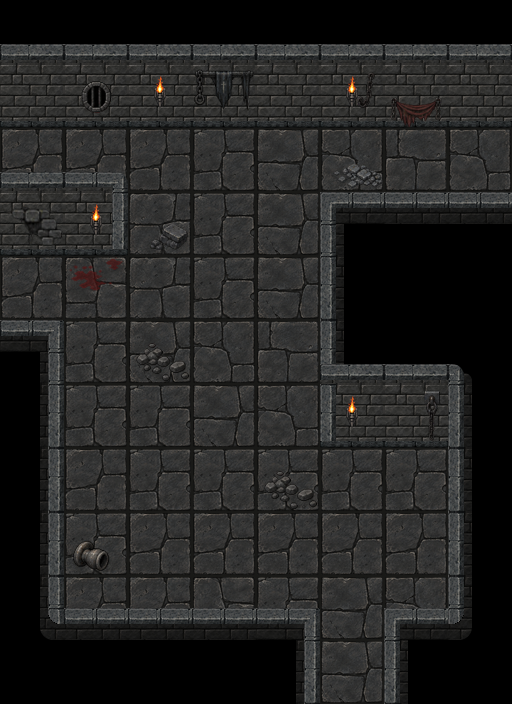

Tiled map render using the project's own tile images. Description and the whole map definition, tile-layer contents included, below:
An orthogonal 8x11 tile map with 64x64 px tiles, 7 tile layers (Ground, WallsFront_01, WallsBack_02, WallsBack_01, ...), 5 tilesets and 12 objects (exit_south, exit_west_upper, exit_west_lower, exit_east).

<map version="1.10" tiledversion="1.12.2" orientation="orthogonal" renderorder="right-down" width="8" height="11" tilewidth="64" tileheight="64" infinite="0" nextlayerid="12" nextobjectid="15">
 <properties>
  <property name="enemy_spawn_mode" type="bool" value="true" />
 </properties>
 <tileset firstgid="1" source="../../act3_floor_64.tsx" />
 <tileset firstgid="9" source="../../my_tiles_textured.tsx" />
 <tileset firstgid="182" source="../../torches/torches.tsx" />
 <tileset firstgid="186" source="../../items.tsx" />
 <tileset firstgid="354" source="../../torches/floor_ember_bowl.tsx" />
 <layer id="1" name="Ground" width="8" height="11">
  <data encoding="csv">
0,0,0,0,0,0,0,0,
1,5,1,1,2,3,4,4,
5,5,5,1,2,3,4,3,
5,6,7,1,2,0,0,0,
5,6,7,1,2,0,0,0,
0,1,2,3,4,0,0,0,
0,1,1,2,3,4,4,0,
0,5,1,1,1,1,1,0,
0,1,5,5,5,5,5,0,
0,5,5,6,1,2,3,0,
0,0,0,0,0,2,0,0
</data>
 </layer>
 <layer id="3" name="WallsFront_01" width="8" height="11">
  <data encoding="csv">
0,0,0,0,0,0,0,0,
0,0,0,0,0,0,0,0,
10,64,0,0,0,0,0,0,
0,0,0,0,0,0,0,0,
0,0,0,0,0,0,0,0,
0,0,0,0,0,0,0,0,
0,0,0,0,0,0,0,0,
0,0,0,0,0,0,0,0,
0,0,0,0,0,0,0,0,
57,39,39,39,98,0,97,55,
0,0,0,0,18,0,20,0
</data>
 </layer>
 <layer id="4" name="WallsBack_02" width="8" height="11">
  <data encoding="csv">
0,0,0,0,0,0,0,0,
0,0,0,0,0,0,0,0,
0,0,0,0,0,0,0,0,
0,0,0,0,0,0,0,0,
0,0,0,0,0,0,0,0,
0,0,0,0,0,20,10,11,
0,0,0,0,0,20,19,20,
0,0,0,0,0,0,0,20,
0,0,0,0,0,0,0,20,
0,0,0,0,0,0,0,0,
0,0,0,0,0,0,0,0
</data>
 </layer>
 <layer id="2" name="WallsBack_01" width="8" height="11">
  <data encoding="csv">
10,10,10,10,10,10,10,10,
19,19,19,19,19,19,19,19,
0,0,0,0,0,0,0,0,
19,73,0,0,0,42,95,95,
0,0,0,0,0,20,0,0,
41,0,0,0,0,10,0,0,
18,0,0,0,0,75,0,0,
18,0,0,0,0,0,0,0,
18,0,0,0,0,0,0,0,
0,0,0,0,0,0,0,0,
0,0,0,0,0,0,0,0
</data>
 </layer>
 <layer id="9" name="Torches" width="8" height="11">
  <data encoding="csv">
0,0,0,0,0,0,0,0,
0,0,185,0,0,185,0,0,
0,0,0,0,0,0,0,0,
0,185,0,0,0,0,0,0,
0,0,0,0,0,0,0,0,
0,0,0,0,0,0,0,0,
0,0,0,0,0,185,0,0,
0,0,0,0,0,0,0,0,
0,0,0,0,0,0,0,0,
0,0,0,0,0,0,0,0,
0,0,0,0,0,0,0,0
</data>
 </layer>
 <layer id="10" name="DecorBack_01" width="8" height="11">
  <data encoding="csv">
0,0,0,0,0,0,0,0,
0,199,0,260,0,273,311,0,
0,0,0,0,0,0,0,0,
298,0,0,0,0,0,0,0,
0,0,0,0,0,0,0,0,
0,0,0,0,0,0,0,0,
0,0,0,0,0,0,275,0,
0,0,0,0,0,0,0,0,
0,0,0,0,0,0,0,0,
0,0,0,0,0,0,0,0,
0,0,0,0,0,0,0,0
</data>
 </layer>
 <layer id="11" name="GroundDetails_01" width="8" height="11">
  <data encoding="csv">
0,0,0,0,0,0,0,0,
0,0,0,0,0,0,0,0,
0,0,0,0,0,277,0,0,
0,0,280,0,0,0,0,0,
0,211,0,0,0,0,0,0,
0,0,213,0,0,0,0,0,
0,0,0,0,0,0,0,0,
0,0,0,0,213,0,0,0,
0,236,0,0,0,0,0,0,
0,0,0,0,0,0,0,0,
0,0,0,0,0,0,0,0
</data>
 </layer>
 <objectgroup id="5" name="Connectors">
  <object id="11" name="exit_south" x="353.333" y="682.667">
   <point />
  </object>
  <object id="12" name="exit_west_upper" x="28.3333" y="162.667">
   <point />
  </object>
  <object id="13" name="exit_west_lower" x="37.3333" y="299.333">
   <point />
  </object>
  <object id="14" name="exit_east" x="480.667" y="168.667">
   <point />
  </object>
 </objectgroup>
 <objectgroup id="6" name="Entities" />
 <objectgroup id="7" name="Barriers" />
 <objectgroup id="8" name="Blocked">
  <object id="1" x="25.3333" y="18" width="460.667" height="81.3333" />
  <object id="2" x="359.333" y="227.333" width="117.333" height="143.333" />
  <object id="3" x="463.333" y="390" width="32.6667" height="292.667" />
  <object id="4" x="412" y="651.333" width="13.3333" height="38" />
  <object id="5" x="21.3333" y="660" width="276" height="21.3333" />
  <object id="6" x="20" y="352.667" width="21.3333" height="256" />
  <object id="7" x="23.3333" y="210.667" width="71.3333" height="28" />
  <object id="8" x="349.333" y="398.667" width="129.333" height="31.3333" />
 </objectgroup>
</map>
